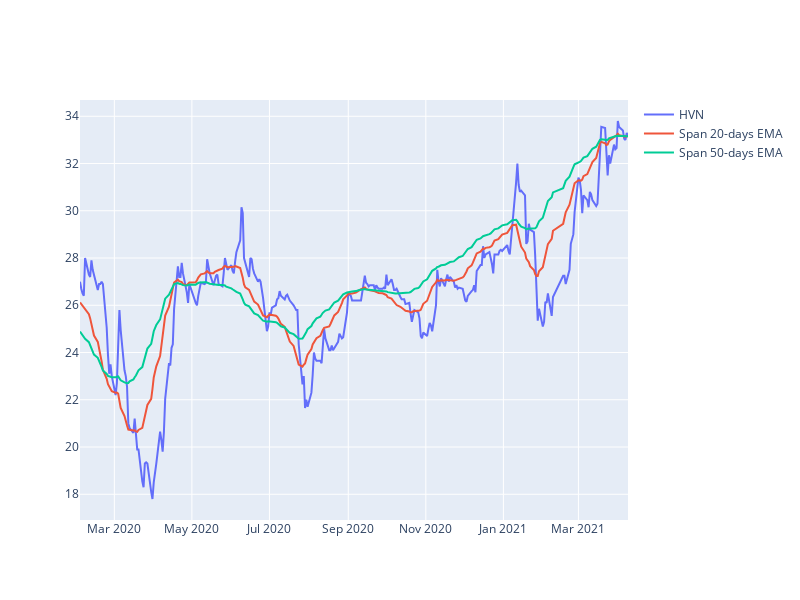

The notebook cell saved with this chart:
### Code cell
#plot linechart for HPG price
short_rolling = df['<Close>'].rolling(window=20).mean()

ema_long = df['<Close>'].ewm(span=50, adjust=False).mean()
ema_short = df['<Close>'].ewm(span=20, adjust=False).mean()
line_price = df['<Close>']
fig = go.Figure()
fig.update_layout(autosize=False,width=800,height=600)
#px.line(df_hpg, x='datetime', y='<Close>', labels={'x':'Date', 'y':'Price'})

fig.add_trace(go.Scatter(x=df.datetime, y=line_price, 
                        mode='lines', name='HVN'))

fig.add_trace(go.Scatter(x=df.datetime, y=ema_short, 
                        mode='lines', name='Span 20-days EMA'))

fig.add_trace(go.Scatter(x=df.datetime, y=ema_long, 
                        mode='lines', name='Span 50-days EMA'))

### Figure 1 — Plotly figure (JSON) as saved in the notebook; plotly's stock layout.template omitted (floating-point values rounded to 4 significant figures; data arrays with more than 128 entries replaced by an {"elided": "..."} marker saying what was removed)
{"data": [{"mode": "lines", "name": "HVN", "type": "scatter", "x": {"elided": "300 str values"}, "y": {"elided": "300 float values"}}, {"mode": "lines", "name": "Span 20-days EMA", "type": "scatter", "x": {"elided": "300 str values"}, "y": {"elided": "300 float values"}}, {"mode": "lines", "name": "Span 50-days EMA", "type": "scatter", "x": {"elided": "300 str values"}, "y": {"elided": "300 float values"}}], "layout": {"autosize": false, "height": 600, "width": 800}}
